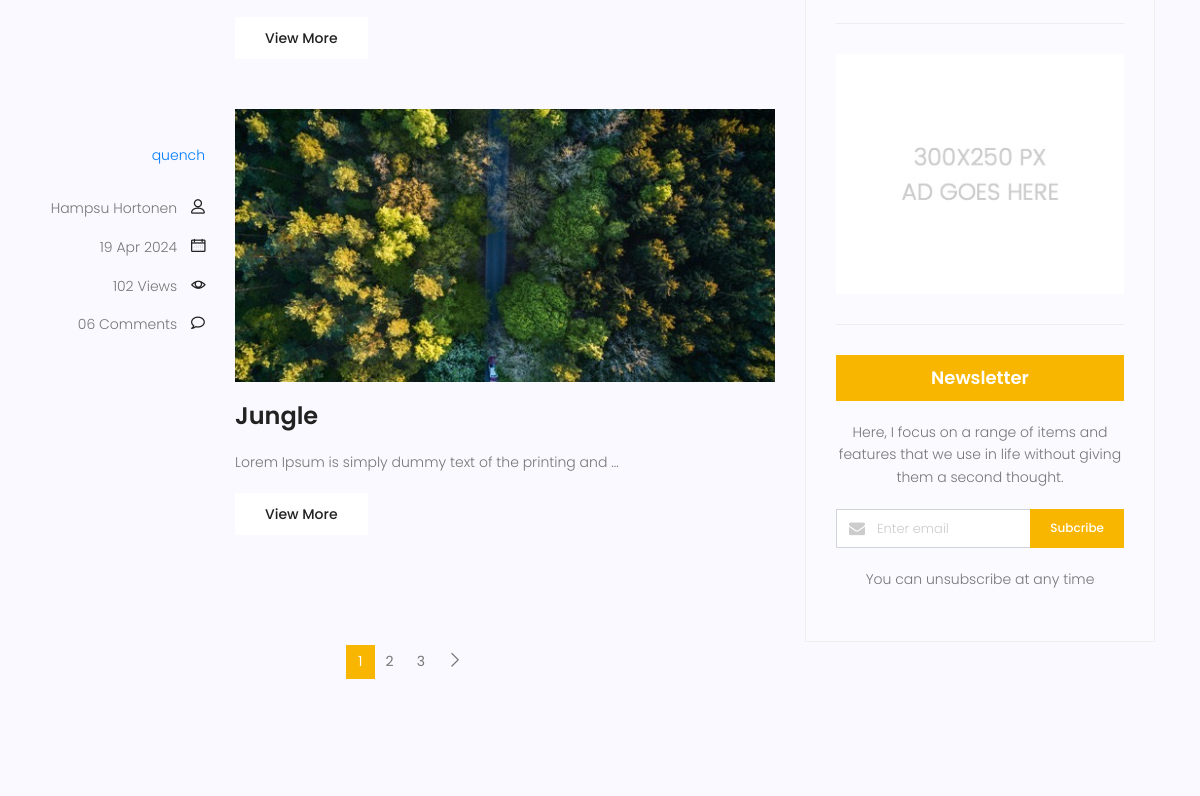
The page /blog/ (middle part) on the database as committed earlier.
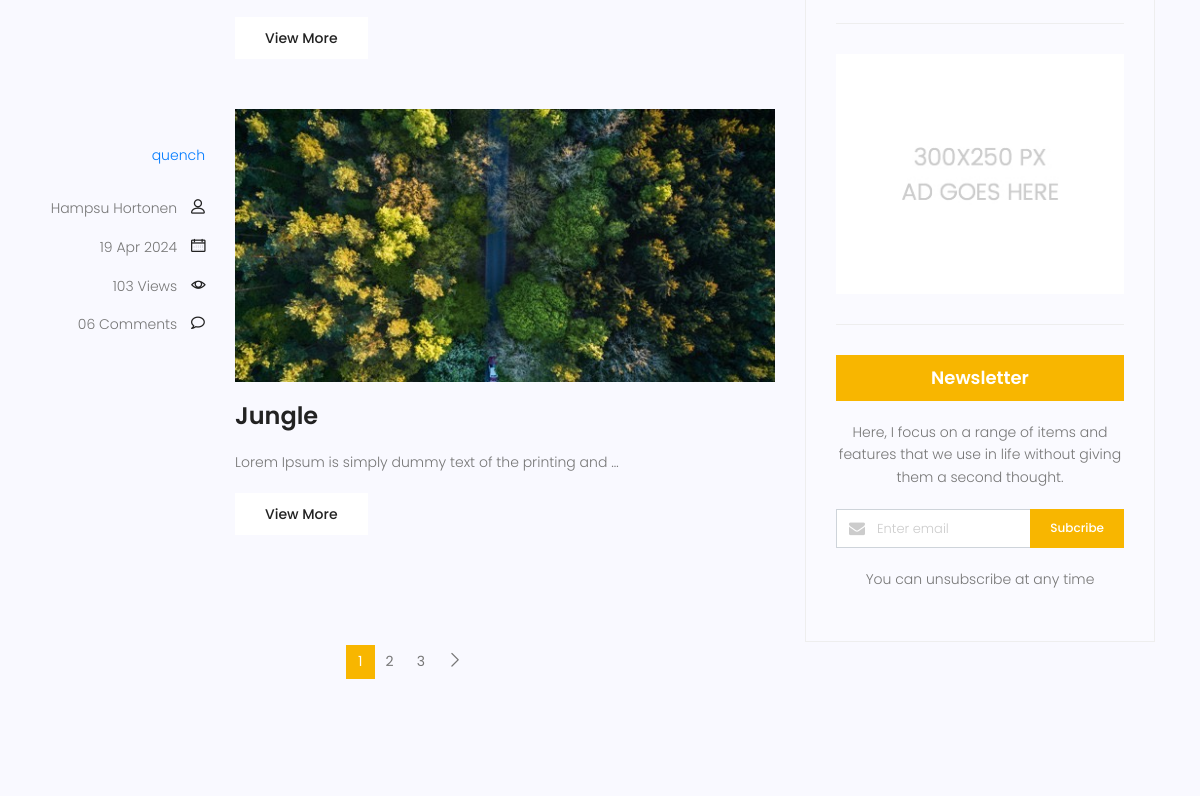
The same page on the database as committed later.
### blog/models.py (models this page shows, shortened)
class Post(models.Model):
    image = models.ImageField(upload_to='blog/', default='blog/default.jpg')
    author = models.ForeignKey(User, null=True, on_delete=models.SET_NULL)
    title = models.CharField(max_length=255)
    content = models.TextField()
    tags = TaggableManager()
    category = models.ManyToManyField(Category)
    counted_view = models.IntegerField(default=0)
    status = models.BooleanField(default=False)
    published_date = models.DateTimeField(null=True)
    created_date = models.DateTimeField(auto_now_add=True)
    updated_date = models.DateTimeField(auto_now=True)
    class Meta:
        ordering = ('-created_date',)

### blog/views.py (the view)
# urls.py: path('', blog_view, name = 'index'),
def blog_view(request, **kwargs):
    posts = Post.objects.filter(status = True)
    if kwargs.get('cat_name') != None:
        posts = posts.filter(category__name = kwargs['cat_name'])
    if kwargs.get('author_username') != None:
        posts = posts.filter(author__username = kwargs['author_username'])
    if kwargs.get('tag_name') != None:
        posts = posts.filter(tags__name__in = [kwargs['tag_name']])
    posts = posts.filter(published_date__lte=timezone.now()).order_by('-published_date')
    posts = Paginator(posts, 3)
    try:
        page_number = request.GET.get('page')
        posts = posts.get_page(page_number)
    except PageNotAnInteger:
        posts = posts.page(1)
    except EmptyPage:
        posts = posts.page(1)
    context = {'posts': posts}
    return render(request, 'blog/blog-home.html', context)

### blog/models.py (called while the page is built)
    def __str__(self):
        return self.name

### blog/templatetags/blog_tags.py (called while the page is built)
@register.inclusion_tag('blog/blog-post-categories.html')
def postcategories():
    posts = Post.objects.filter(status = True)
    categories = Category.objects.all()
    cat_dict = {}
    for name in categories:
        cat_dict[name] = posts.filter(category=name).count()
    return {'categories': cat_dict}

### templates/blog/blog-home.html (shortened to what this page needs)
{% extends 'base.html' %}
{% load static %}
{% load blog_tags %}
{% block content %}
<section class="post-content-area">
	<div class="container">
		<div class="row">
			<div class="col-lg-8 posts-list">
				{% for post in posts %}
				<div class="single-post row">
					<div class="col-lg-3  col-md-3 meta-details">
						<ul class="tags">
							{% for cat in post.category.all %}
							<a href="{% url 'blog:category' cat_name=cat.name %}">{{cat.name}}</a> {% if not forloop.last %},{% endif %}
							{% endfor %}
						</ul>
						<div class="user-details row">
							<p class="user-name col-lg-12 col-md-12 col-6"><a href="{% url 'blog:author' author_username=post.author.get_username %}">{{post.author.get_full_name}}</a>
								<span class="lnr lnr-user"></span>
							</p>
							<p class="date col-lg-12 col-md-12 col-6"><a href="#">{{post.published_date|date:"d M Y"}}</a> <span class="lnr lnr-calendar-full"></span></p>
							<p class="view col-lg-12 col-md-12 col-6"><a href="#">{{post.counted_view}} Views</a> <span
									class="lnr lnr-eye"></span></p>
							<p class="comments col-lg-12 col-md-12 col-6"><a href="#">06 Comments</a> <span
									class="lnr lnr-bubble"></span></p>
						</div>
					</div>
					<div class="col-lg-9 col-md-9 ">
						<div class="feature-img">
							<img class="img-fluid" src="{{post.image.url}}" alt="">
						</div>
						<a class="posts-title" href="{% url 'blog:single' post.id %}">
							<h3>{{post.title}}</h3>
						</a>
						<p class="excert">
							{{post.content|truncatewords:10}}
						</p>
						<a href="{% url 'blog:single' post.id %}" class="primary-btn">View More</a>
					</div>
				</div>
				{% endfor %}
				<nav class="blog-pagination justify-content-center d-flex">
					<ul class="pagination">
						{% for i in posts.paginator.page_range %}
						{% if i != posts.number %}
							<li class="page-item"><a href="?page={{i}}" class="page-link">{{i}}</a></li>
							{% else %}
							<li class="page-item active"><a href="?page={{i}}" class="page-link">{{i}}</a></li>
						{% endif %}
						{% endfor %}
						{% if posts.has_next %}
						<li class="page-item">
							<a href="?page={{ posts.next_page_number }}" class="page-link" aria-label="Next">
								<span aria-hidden="true">
									<span class="lnr lnr-chevron-right"></span>
								</span>
							</a>
						</li>
						{% endif %}
					</ul>
				</nav>
			</div>
			<div class="col-lg-4 sidebar-widgets">
				<div class="widget-wrap">
					{% postcategories %}
					{% include 'blog/blog-ads.html' %}
					{% include 'blog/blog-newsletter.html' %}
				</div>
			</div>
		</div>
	</div>
</section>
{% endblock %}

Rows that differ between the two databases and show on the page:
changed Post "Jungle": counted_view "102" → "103"
